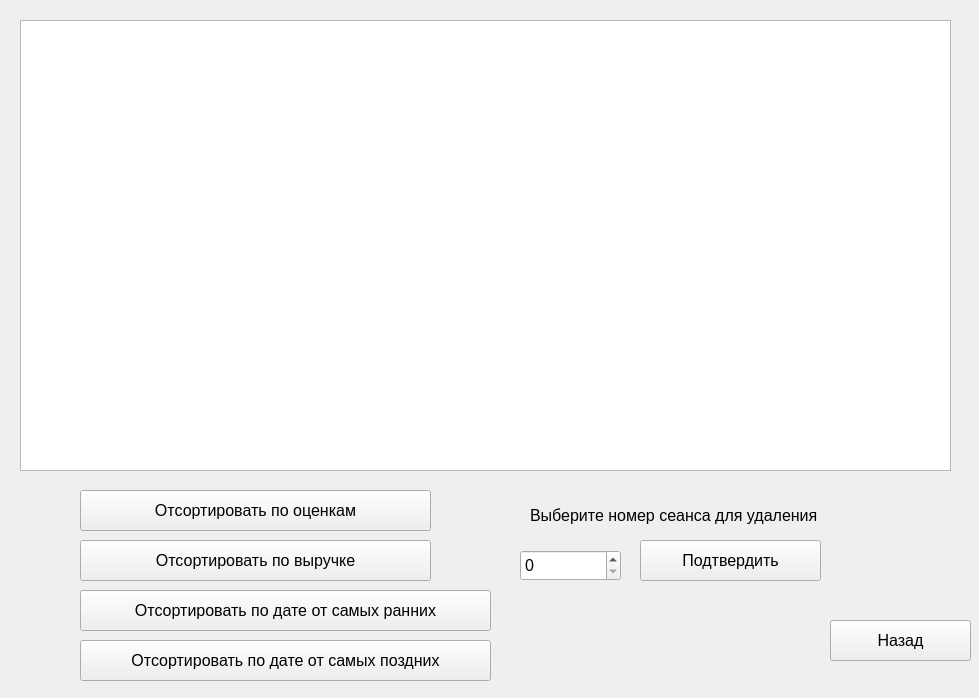
<?xml version="1.0" encoding="UTF-8"?>
<ui version="4.0">
 <class>LookOfferAdminForm</class>
 <widget class="QWidget" name="LookOfferAdminForm">
  <property name="geometry">
   <rect>
    <x>0</x>
    <y>0</y>
    <width>979</width>
    <height>698</height>
   </rect>
  </property>
  <property name="windowTitle">
   <string>Form</string>
  </property>
  <widget class="QPushButton" name="back">
   <property name="geometry">
    <rect>
     <x>830</x>
     <y>620</y>
     <width>141</width>
     <height>41</height>
    </rect>
   </property>
   <property name="font">
    <font>
     <pointsize>12</pointsize>
    </font>
   </property>
   <property name="text">
    <string>Назад</string>
   </property>
  </widget>
  <widget class="QPushButton" name="dateEarly">
   <property name="geometry">
    <rect>
     <x>80</x>
     <y>590</y>
     <width>411</width>
     <height>41</height>
    </rect>
   </property>
   <property name="font">
    <font>
     <pointsize>12</pointsize>
    </font>
   </property>
   <property name="text">
    <string>Отсортировать по дате от самых ранних</string>
   </property>
  </widget>
  <widget class="QPushButton" name="sortMark">
   <property name="geometry">
    <rect>
     <x>80</x>
     <y>490</y>
     <width>351</width>
     <height>41</height>
    </rect>
   </property>
   <property name="font">
    <font>
     <pointsize>12</pointsize>
    </font>
   </property>
   <property name="text">
    <string>Отсортировать по оценкам</string>
   </property>
  </widget>
  <widget class="QPushButton" name="delete_2">
   <property name="geometry">
    <rect>
     <x>640</x>
     <y>540</y>
     <width>181</width>
     <height>41</height>
    </rect>
   </property>
   <property name="font">
    <font>
     <pointsize>12</pointsize>
    </font>
   </property>
   <property name="text">
    <string>Подтвердить</string>
   </property>
  </widget>
  <widget class="QPushButton" name="dateLate">
   <property name="geometry">
    <rect>
     <x>80</x>
     <y>640</y>
     <width>411</width>
     <height>41</height>
    </rect>
   </property>
   <property name="font">
    <font>
     <pointsize>12</pointsize>
    </font>
   </property>
   <property name="text">
    <string>Отсортировать по дате от самых поздних</string>
   </property>
  </widget>
  <widget class="QLabel" name="label_2">
   <property name="geometry">
    <rect>
     <x>530</x>
     <y>490</y>
     <width>371</width>
     <height>51</height>
    </rect>
   </property>
   <property name="font">
    <font>
     <pointsize>12</pointsize>
    </font>
   </property>
   <property name="text">
    <string>Выберите номер сеанса для удаления</string>
   </property>
  </widget>
  <widget class="QSpinBox" name="spinBox">
   <property name="geometry">
    <rect>
     <x>520</x>
     <y>550</y>
     <width>101</width>
     <height>31</height>
    </rect>
   </property>
   <property name="font">
    <font>
     <pointsize>12</pointsize>
    </font>
   </property>
  </widget>
  <widget class="QPushButton" name="sortMoney">
   <property name="geometry">
    <rect>
     <x>80</x>
     <y>540</y>
     <width>351</width>
     <height>41</height>
    </rect>
   </property>
   <property name="font">
    <font>
     <pointsize>12</pointsize>
    </font>
   </property>
   <property name="text">
    <string>Отсортировать по выручке</string>
   </property>
  </widget>
  <widget class="QTableWidget" name="tableWidget">
   <property name="geometry">
    <rect>
     <x>20</x>
     <y>20</y>
     <width>931</width>
     <height>451</height>
    </rect>
   </property>
  </widget>
 </widget>
 <resources/>
 <connections/>
</ui>
